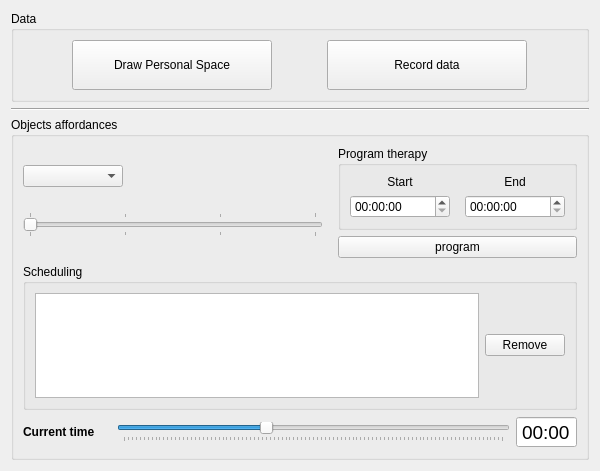
<?xml version="1.0" encoding="UTF-8"?>
<ui version="4.0">
 <class>local_guiDlg</class>
 <widget class="QWidget" name="local_guiDlg">
  <property name="geometry">
   <rect>
    <x>0</x>
    <y>0</y>
    <width>600</width>
    <height>471</height>
   </rect>
  </property>
  <property name="windowTitle">
   <string>social_rules</string>
  </property>
  <layout class="QVBoxLayout" name="verticalLayout_3">
   <item>
    <layout class="QHBoxLayout" name="horizontalLayout_4">
     <item>
      <widget class="QGroupBox" name="interacion_gb_2">
       <property name="title">
        <string>Data</string>
       </property>
       <layout class="QVBoxLayout" name="verticalLayout_9" stretch="0">
        <item>
         <layout class="QHBoxLayout" name="horizontalLayout_2">
          <item>
           <widget class="QPushButton" name="draw_personalSpace_button">
            <property name="minimumSize">
             <size>
              <width>0</width>
              <height>50</height>
             </size>
            </property>
            <property name="maximumSize">
             <size>
              <width>200</width>
              <height>16777215</height>
             </size>
            </property>
            <property name="text">
             <string>Draw Personal Space</string>
            </property>
           </widget>
          </item>
          <item>
           <widget class="QPushButton" name="save_data_button">
            <property name="minimumSize">
             <size>
              <width>0</width>
              <height>50</height>
             </size>
            </property>
            <property name="maximumSize">
             <size>
              <width>200</width>
              <height>16777215</height>
             </size>
            </property>
            <property name="text">
             <string>Record data</string>
            </property>
           </widget>
          </item>
         </layout>
        </item>
       </layout>
      </widget>
     </item>
    </layout>
   </item>
   <item>
    <widget class="Line" name="line">
     <property name="orientation">
      <enum>Qt::Horizontal</enum>
     </property>
    </widget>
   </item>
   <item>
    <widget class="QGroupBox" name="groupBox">
     <property name="title">
      <string>Objects affordances</string>
     </property>
     <layout class="QVBoxLayout" name="verticalLayout_5">
      <item>
       <layout class="QHBoxLayout" name="horizontalLayout_5">
        <item>
         <layout class="QVBoxLayout" name="verticalLayout_6">
          <item>
           <widget class="QComboBox" name="idobject_combobox">
            <property name="minimumSize">
             <size>
              <width>100</width>
              <height>0</height>
             </size>
            </property>
            <property name="maximumSize">
             <size>
              <width>100</width>
              <height>16777215</height>
             </size>
            </property>
           </widget>
          </item>
          <item>
           <widget class="QSlider" name="object_slider">
            <property name="minimumSize">
             <size>
              <width>300</width>
              <height>0</height>
             </size>
            </property>
            <property name="palette">
             <palette>
              <active>
               <colorrole role="WindowText">
                <brush brushstyle="SolidPattern">
                 <color alpha="255">
                  <red>76</red>
                  <green>76</green>
                  <blue>76</blue>
                 </color>
                </brush>
               </colorrole>
               <colorrole role="Dark">
                <brush brushstyle="SolidPattern">
                 <color alpha="255">
                  <red>202</red>
                  <green>201</green>
                  <blue>200</blue>
                 </color>
                </brush>
               </colorrole>
               <colorrole role="Text">
                <brush brushstyle="SolidPattern">
                 <color alpha="255">
                  <red>60</red>
                  <green>60</green>
                  <blue>60</blue>
                 </color>
                </brush>
               </colorrole>
               <colorrole role="ButtonText">
                <brush brushstyle="SolidPattern">
                 <color alpha="255">
                  <red>76</red>
                  <green>76</green>
                  <blue>76</blue>
                 </color>
                </brush>
               </colorrole>
              </active>
              <inactive>
               <colorrole role="WindowText">
                <brush brushstyle="SolidPattern">
                 <color alpha="255">
                  <red>76</red>
                  <green>76</green>
                  <blue>76</blue>
                 </color>
                </brush>
               </colorrole>
               <colorrole role="Dark">
                <brush brushstyle="SolidPattern">
                 <color alpha="255">
                  <red>202</red>
                  <green>201</green>
                  <blue>200</blue>
                 </color>
                </brush>
               </colorrole>
               <colorrole role="Text">
                <brush brushstyle="SolidPattern">
                 <color alpha="255">
                  <red>60</red>
                  <green>60</green>
                  <blue>60</blue>
                 </color>
                </brush>
               </colorrole>
               <colorrole role="ButtonText">
                <brush brushstyle="SolidPattern">
                 <color alpha="255">
                  <red>76</red>
                  <green>76</green>
                  <blue>76</blue>
                 </color>
                </brush>
               </colorrole>
              </inactive>
              <disabled>
               <colorrole role="WindowText">
                <brush brushstyle="SolidPattern">
                 <color alpha="255">
                  <red>202</red>
                  <green>201</green>
                  <blue>200</blue>
                 </color>
                </brush>
               </colorrole>
               <colorrole role="Dark">
                <brush brushstyle="SolidPattern">
                 <color alpha="255">
                  <red>202</red>
                  <green>201</green>
                  <blue>200</blue>
                 </color>
                </brush>
               </colorrole>
               <colorrole role="Text">
                <brush brushstyle="SolidPattern">
                 <color alpha="255">
                  <red>202</red>
                  <green>201</green>
                  <blue>200</blue>
                 </color>
                </brush>
               </colorrole>
               <colorrole role="ButtonText">
                <brush brushstyle="SolidPattern">
                 <color alpha="255">
                  <red>202</red>
                  <green>201</green>
                  <blue>200</blue>
                 </color>
                </brush>
               </colorrole>
              </disabled>
             </palette>
            </property>
            <property name="autoFillBackground">
             <bool>false</bool>
            </property>
            <property name="minimum">
             <number>1</number>
            </property>
            <property name="maximum">
             <number>4</number>
            </property>
            <property name="singleStep">
             <number>1</number>
            </property>
            <property name="pageStep">
             <number>1</number>
            </property>
            <property name="value">
             <number>1</number>
            </property>
            <property name="sliderPosition">
             <number>1</number>
            </property>
            <property name="tracking">
             <bool>true</bool>
            </property>
            <property name="orientation">
             <enum>Qt::Horizontal</enum>
            </property>
            <property name="invertedAppearance">
             <bool>false</bool>
            </property>
            <property name="invertedControls">
             <bool>false</bool>
            </property>
            <property name="tickPosition">
             <enum>QSlider::TicksBothSides</enum>
            </property>
            <property name="tickInterval">
             <number>1</number>
            </property>
           </widget>
          </item>
         </layout>
        </item>
        <item>
         <spacer name="horizontalSpacer">
          <property name="orientation">
           <enum>Qt::Horizontal</enum>
          </property>
          <property name="sizeHint" stdset="0">
           <size>
            <width>40</width>
            <height>20</height>
           </size>
          </property>
         </spacer>
        </item>
        <item>
         <layout class="QVBoxLayout" name="verticalLayout_12">
          <item>
           <widget class="QGroupBox" name="groupBox_3">
            <property name="title">
             <string>Program therapy</string>
            </property>
            <layout class="QGridLayout" name="gridLayout">
             <item row="0" column="1">
              <widget class="QLabel" name="label_2">
               <property name="text">
                <string>Start</string>
               </property>
               <property name="alignment">
                <set>Qt::AlignCenter</set>
               </property>
              </widget>
             </item>
             <item row="0" column="3">
              <widget class="QLabel" name="label_3">
               <property name="text">
                <string>End</string>
               </property>
               <property name="alignment">
                <set>Qt::AlignCenter</set>
               </property>
              </widget>
             </item>
             <item row="1" column="1">
              <widget class="QTimeEdit" name="startTherapy_timeEdit">
               <property name="minimumSize">
                <size>
                 <width>100</width>
                 <height>0</height>
                </size>
               </property>
               <property name="maximumSize">
                <size>
                 <width>100</width>
                 <height>16777215</height>
                </size>
               </property>
               <property name="currentSection">
                <enum>QDateTimeEdit::HourSection</enum>
               </property>
              </widget>
             </item>
             <item row="1" column="3">
              <widget class="QTimeEdit" name="endTherapy_timeEdit">
               <property name="minimumSize">
                <size>
                 <width>100</width>
                 <height>0</height>
                </size>
               </property>
               <property name="maximumSize">
                <size>
                 <width>100</width>
                 <height>16777215</height>
                </size>
               </property>
              </widget>
             </item>
             <item row="1" column="2">
              <spacer name="horizontalSpacer_3">
               <property name="orientation">
                <enum>Qt::Horizontal</enum>
               </property>
               <property name="sizeHint" stdset="0">
                <size>
                 <width>40</width>
                 <height>20</height>
                </size>
               </property>
              </spacer>
             </item>
            </layout>
           </widget>
          </item>
          <item>
           <widget class="QPushButton" name="setTherapy_button">
            <property name="text">
             <string>program</string>
            </property>
           </widget>
          </item>
         </layout>
        </item>
       </layout>
      </item>
      <item>
       <widget class="QGroupBox" name="groupBox_4">
        <property name="title">
         <string>Scheduling</string>
        </property>
        <layout class="QHBoxLayout" name="horizontalLayout_3">
         <item>
          <widget class="QListWidget" name="therapies_list">
           <property name="minimumSize">
            <size>
             <width>300</width>
             <height>0</height>
            </size>
           </property>
          </widget>
         </item>
         <item>
          <widget class="QPushButton" name="removeT_button">
           <property name="text">
            <string>Remove</string>
           </property>
          </widget>
         </item>
        </layout>
       </widget>
      </item>
      <item>
       <layout class="QHBoxLayout" name="horizontalLayout_7">
        <item>
         <widget class="QLabel" name="label">
          <property name="font">
           <font>
            <weight>75</weight>
            <bold>true</bold>
           </font>
          </property>
          <property name="text">
           <string>Current time     </string>
          </property>
          <property name="alignment">
           <set>Qt::AlignCenter</set>
          </property>
         </widget>
        </item>
        <item>
         <widget class="QSlider" name="currtime_slider">
          <property name="maximum">
           <number>1439</number>
          </property>
          <property name="singleStep">
           <number>1</number>
          </property>
          <property name="pageStep">
           <number>15</number>
          </property>
          <property name="sliderPosition">
           <number>540</number>
          </property>
          <property name="orientation">
           <enum>Qt::Horizontal</enum>
          </property>
          <property name="tickPosition">
           <enum>QSlider::TicksBelow</enum>
          </property>
         </widget>
        </item>
        <item>
         <widget class="QTimeEdit" name="currentTime_timeEdit">
          <property name="font">
           <font>
            <pointsize>14</pointsize>
           </font>
          </property>
          <property name="alignment">
           <set>Qt::AlignCenter</set>
          </property>
          <property name="buttonSymbols">
           <enum>QAbstractSpinBox::NoButtons</enum>
          </property>
          <property name="maximumTime">
           <time>
            <hour>23</hour>
            <minute>59</minute>
            <second>59</second>
           </time>
          </property>
          <property name="currentSection">
           <enum>QDateTimeEdit::MinuteSection</enum>
          </property>
          <property name="displayFormat">
           <string>HH:mm</string>
          </property>
          <property name="calendarPopup">
           <bool>false</bool>
          </property>
          <property name="currentSectionIndex">
           <number>1</number>
          </property>
         </widget>
        </item>
       </layout>
      </item>
     </layout>
    </widget>
   </item>
  </layout>
 </widget>
 <resources/>
 <connections/>
</ui>
